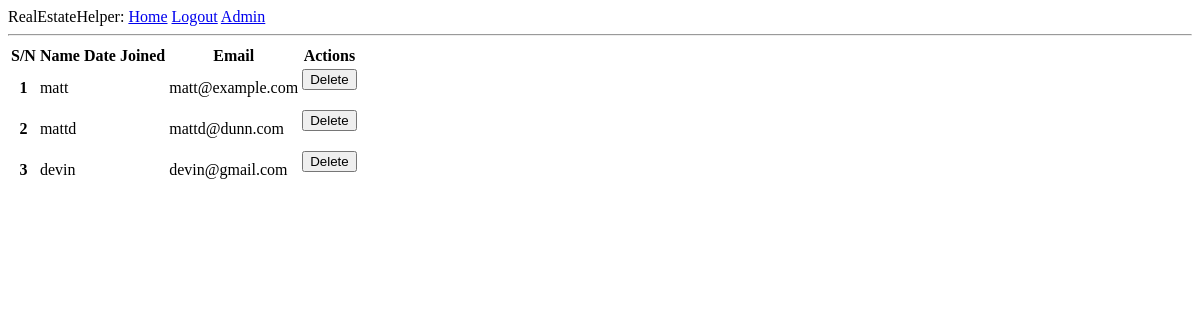
The page /admin (signed in) on the database its author committed.
### app/models.py (models this page shows, shortened)
class User(UserMixin, db.Model):
    id = db.Column(db.Integer, primary_key=True)
    username = db.Column(db.String(64), index=True, unique=True)
    email = db.Column(db.String(120), index=True, unique=True)
    password_hash = db.Column(db.String(128))
    posts = db.relationship('Post', backref='author', lazy='dynamic')
    admin_flag = db.Column(db.Boolean, default=False)

### app/routes.py (the view, shortened to what this page needs)
@app.route('/admin', methods=['GET', 'POST'])
def admin():
    all_users = User.query.all()
    return render_template('admin.html', title='Admin', all_users=all_users)

### app/models.py (called while the page is built)
@login.user_loader
def load_user(id):
    return User.query.get(int(id))

### app/routes.py (called while the page is built)
@app.context_processor
def override_url_for():
    return dict(url_for=dated_url_for)

def dated_url_for(endpoint, **values):
    if endpoint == 'static':
        filename = values.get('filename', None)
        if filename:
            file_path = os.path.join(app.root_path,
                                 endpoint, filename)
            values['q'] = int(os.stat(file_path).st_mtime)
    return url_for(endpoint, **values)

### app/templates/admin.html
{% extends 'base.html' %}
{% block content %}
<div>
    <table>
        <thead>
            <tr>
                <th>S/N</th>
                <th>Name</th>
                <th>Date Joined</th>
                <th>Email</th>
                <th>Actions</th>
            </tr>
        </thead>
        <tbody>
            {% for user in all_users %}
            <tr>
                <th scope="row">{{ loop.index }}</th>
                <td>{{ user.username }}</td>
                <td>{{ user.date_joined }}</td>
                <td>{{ user.email }}</td>
                <td>
                    <form action='' method='POST'>
                        <button type="submit" name="delete" value="{{  user.id  }}"> Delete</button>
                    </form>
                </td>
            </tr>
            {% endfor %}
        </tbody>
    </table>
</div>
{% endblock %}

### rows shown on the page
User: username "matt", email "matt@example.com"
User: username "mattd", email "mattd@dunn.com"
User: username "devin", email "devin@gmail.com"
